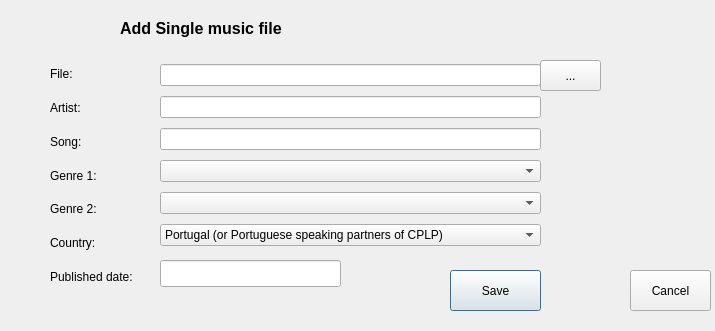
<?xml version="1.0" encoding="UTF-8"?>
<ui version="4.0">
 <class>add_music_single</class>
 <widget class="QDialog" name="add_music_single">
  <property name="geometry">
   <rect>
    <x>0</x>
    <y>0</y>
    <width>715</width>
    <height>331</height>
   </rect>
  </property>
  <property name="windowTitle">
   <string>Dialog</string>
  </property>
  <widget class="QLabel" name="label">
   <property name="geometry">
    <rect>
     <x>120</x>
     <y>20</y>
     <width>201</width>
     <height>17</height>
    </rect>
   </property>
   <property name="font">
    <font>
     <pointsize>12</pointsize>
     <weight>75</weight>
     <bold>true</bold>
    </font>
   </property>
   <property name="text">
    <string>Add Single music file</string>
   </property>
  </widget>
  <widget class="QToolButton" name="toolButton">
   <property name="geometry">
    <rect>
     <x>540</x>
     <y>60</y>
     <width>61</width>
     <height>31</height>
    </rect>
   </property>
   <property name="text">
    <string>...</string>
   </property>
  </widget>
  <widget class="QLineEdit" name="txt_pub_date">
   <property name="geometry">
    <rect>
     <x>160</x>
     <y>260</y>
     <width>181</width>
     <height>27</height>
    </rect>
   </property>
   <property name="toolTip">
    <string>&lt;html&gt;&lt;head/&gt;&lt;body&gt;&lt;p&gt;(ex: 01-2051)&lt;/p&gt;&lt;/body&gt;&lt;/html&gt;</string>
   </property>
  </widget>
  <widget class="QPushButton" name="pushButton">
   <property name="geometry">
    <rect>
     <x>450</x>
     <y>270</y>
     <width>91</width>
     <height>41</height>
    </rect>
   </property>
   <property name="text">
    <string>Save</string>
   </property>
  </widget>
  <widget class="QPushButton" name="pushButton_2">
   <property name="geometry">
    <rect>
     <x>630</x>
     <y>270</y>
     <width>81</width>
     <height>41</height>
    </rect>
   </property>
   <property name="text">
    <string>Cancel</string>
   </property>
  </widget>
  <widget class="QWidget" name="layoutWidget">
   <property name="geometry">
    <rect>
     <x>50</x>
     <y>60</y>
     <width>106</width>
     <height>231</height>
    </rect>
   </property>
   <layout class="QVBoxLayout" name="verticalLayout">
    <item>
     <widget class="QLabel" name="label_2">
      <property name="text">
       <string>File:</string>
      </property>
     </widget>
    </item>
    <item>
     <widget class="QLabel" name="label_3">
      <property name="text">
       <string>Artist:</string>
      </property>
     </widget>
    </item>
    <item>
     <widget class="QLabel" name="label_4">
      <property name="text">
       <string>Song:</string>
      </property>
     </widget>
    </item>
    <item>
     <widget class="QLabel" name="label_5">
      <property name="text">
       <string>Genre 1:</string>
      </property>
     </widget>
    </item>
    <item>
     <widget class="QLabel" name="label_6">
      <property name="text">
       <string>Genre 2:</string>
      </property>
     </widget>
    </item>
    <item>
     <widget class="QLabel" name="label_7">
      <property name="toolTip">
       <string>&lt;html&gt;&lt;head/&gt;&lt;body&gt;&lt;p&gt;This field will be used to see if a music is &amp;quot;national&amp;quot; or &amp;quot;international&amp;quot;&lt;/p&gt;&lt;/body&gt;&lt;/html&gt;</string>
      </property>
      <property name="text">
       <string>Country:</string>
      </property>
     </widget>
    </item>
    <item>
     <widget class="QLabel" name="label_8">
      <property name="toolTip">
       <string>&lt;html&gt;&lt;head/&gt;&lt;body&gt;&lt;p&gt;This date will be used to calculate the amount of new music played&lt;/p&gt;&lt;/body&gt;&lt;/html&gt;</string>
      </property>
      <property name="text">
       <string>Published date:</string>
      </property>
     </widget>
    </item>
   </layout>
  </widget>
  <widget class="QWidget" name="layoutWidget">
   <property name="geometry">
    <rect>
     <x>160</x>
     <y>60</y>
     <width>381</width>
     <height>194</height>
    </rect>
   </property>
   <layout class="QVBoxLayout" name="verticalLayout_2">
    <item>
     <widget class="QLineEdit" name="txt_file"/>
    </item>
    <item>
     <widget class="QLineEdit" name="txt_artist"/>
    </item>
    <item>
     <widget class="QLineEdit" name="txt_song"/>
    </item>
    <item>
     <widget class="QComboBox" name="cbox_g1"/>
    </item>
    <item>
     <widget class="QComboBox" name="cbox_g2"/>
    </item>
    <item>
     <widget class="QComboBox" name="cbox_country">
      <item>
       <property name="text">
        <string>Portugal (or Portuguese speaking partners of CPLP)</string>
       </property>
      </item>
      <item>
       <property name="text">
        <string>Other country / language</string>
       </property>
      </item>
     </widget>
    </item>
   </layout>
  </widget>
  <widget class="QLabel" name="label_9">
   <property name="geometry">
    <rect>
     <x>50</x>
     <y>0</y>
     <width>51</width>
     <height>51</height>
    </rect>
   </property>
   <property name="text">
    <string/>
   </property>
   <property name="pixmap">
    <pixmap>../../../../usr/share/icons/Mint-X/mimetypes/48/application-ogg.png</pixmap>
   </property>
  </widget>
 </widget>
 <resources/>
 <connections/>
</ui>
